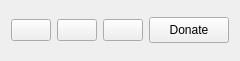
   <widget class="QWidget" name="horizontalLayoutWidget">
    <property name="geometry">
     <rect>
      <x>400</x>
      <y>0</y>
      <width>211</width>
      <height>61</height>
     </rect>
    </property>
    <layout class="QHBoxLayout" name="horizontalLayout">
     <item>
      <widget class="QPushButton" name="pushButton_Website">
       <property name="toolTip">
        <string>Visit wpn-xm.org.</string>
       </property>
       <property name="layoutDirection">
        <enum>Qt::LeftToRight</enum>
       </property>
       <property name="autoFillBackground">
        <bool>false</bool>
       </property>
       <property name="styleSheet">
        <string notr="true"/>
       </property>
       <property name="text">
        <string notr="true"/>
       </property>
       <property name="icon">
        <iconset resource="resources/resources.qrc">
         <normaloff>:/home.png</normaloff>:/home.png</iconset>
       </property>
       <property name="iconSize">
        <size>
         <width>16</width>
         <height>16</height>
        </size>
       </property>
       <property name="autoDefault">
        <bool>false</bool>
       </property>
       <property name="flat">
        <bool>false</bool>
       </property>
      </widget>
     </item>
     <item>
      <widget class="QPushButton" name="pushButton_GoogleGroup">
       <property name="toolTip">
        <string>Go to WPN-XM Mailinglist.</string>
       </property>
       <property name="layoutDirection">
        <enum>Qt::LeftToRight</enum>
       </property>
       <property name="autoFillBackground">
        <bool>false</bool>
       </property>
       <property name="styleSheet">
        <string notr="true"/>
       </property>
       <property name="text">
        <string notr="true"/>
       </property>
       <property name="icon">
        <iconset resource="resources/resources.qrc">
         <normaloff>:/mail.png</normaloff>:/mail.png</iconset>
       </property>
       <property name="iconSize">
        <size>
         <width>16</width>
         <height>16</height>
        </size>
       </property>
       <property name="autoDefault">
        <bool>false</bool>
       </property>
       <property name="flat">
        <bool>false</bool>
       </property>
      </widget>
     </item>
     <item>
      <widget class="QPushButton" name="pushButton_ReportBug">
       <property name="toolTip">
        <string>Report Issue or Request Feature!</string>
       </property>
       <property name="layoutDirection">
        <enum>Qt::LeftToRight</enum>
       </property>
       <property name="autoFillBackground">
        <bool>false</bool>
       </property>
       <property name="styleSheet">
        <string notr="true"/>
       </property>
       <property name="text">
        <string notr="true"/>
       </property>
       <property name="icon">
        <iconset resource="resources/resources.qrc">
         <normaloff>:/report_bug</normaloff>:/report_bug</iconset>
       </property>
       <property name="iconSize">
        <size>
         <width>16</width>
         <height>16</height>
        </size>
       </property>
       <property name="autoDefault">
        <bool>false</bool>
       </property>
       <property name="flat">
        <bool>false</bool>
       </property>
      </widget>
     </item>
     <item>
      <widget class="QPushButton" name="pushButton_Donate">
       <property name="enabled">
        <bool>true</bool>
       </property>
       <property name="maximumSize">
        <size>
         <width>101</width>
         <height>26</height>
        </size>
       </property>
       <property name="toolTip">
        <string>Support the development of WPN-XM by donating.</string>
       </property>
       <property name="layoutDirection">
        <enum>Qt::LeftToRight</enum>
       </property>
       <property name="autoFillBackground">
        <bool>false</bool>
       </property>
       <property name="styleSheet">
        <string notr="true"/>
       </property>
       <property name="text">
        <string>Donate</string>
       </property>
       <property name="icon">
        <iconset resource="resources/resources.qrc">
         <normaloff>:/money</normaloff>:/money</iconset>
       </property>
       <property name="iconSize">
        <size>
         <width>16</width>
         <height>16</height>
        </size>
       </property>
       <property name="autoDefault">
        <bool>false</bool>
       </property>
       <property name="flat">
        <bool>false</bool>
       </property>
      </widget>
     </item>
    </layout>
   </widget>
